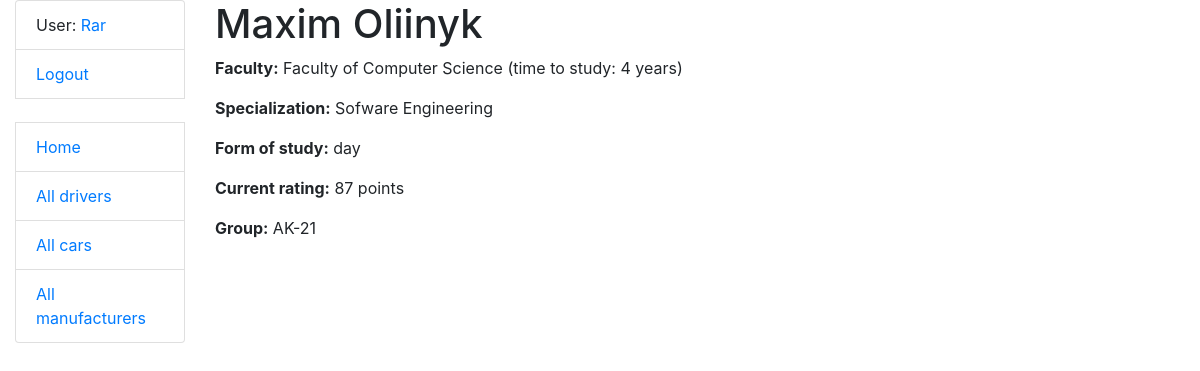
The app's page /students/3/ (signed in) with its own data.
### university_app/models.py (models this page shows, shortened)
class Student(AbstractUser):
    faculty = models.ForeignKey(Faculty, on_delete=models.PROTECT, related_name="students_faculty", null=True)
    specialization = models.ForeignKey(Specialization, on_delete=models.PROTECT, related_name="students_specialization", null=True)
    form_of_study = models.CharField(max_length=255)
    current_rating = models.PositiveIntegerField(default=0)
    group = models.ForeignKey("Group", on_delete=models.PROTECT, related_name="students_group", null=True)

class Faculty(models.Model):
    name = models.CharField(max_length=255, unique=True)
    time_to_study = models.IntegerField()

class Specialization(models.Model):
    name = models.CharField(max_length=255)
    educational_program = models.CharField(max_length=255)
    subjects = models.ManyToManyField("Subject", related_name="specializations_subjects")
    faculty = models.ForeignKey(Faculty, on_delete=models.PROTECT, related_name="specializations_faculty")

class Group(models.Model):
    name = models.CharField(max_length=255, unique=True)
    amount_of_students = models.PositiveIntegerField()

### university_app/views.py (the view)
# urls.py: path("students/<int:pk>/", StudentDetailView.as_view(), name="student-detail"),
class StudentDetailView(LoginRequiredMixin, generic.DetailView):
    model = Student

### templates/university_app/student_detail.html
{% extends "base.html" %}
{% block content %}
  <h1>{{ student.first_name }} {{ student.last_name }}</h1>
  <p><strong>Faculty:</strong> {{ student.faculty.name }} (time to study: {{ student.faculty.time_to_study }} years)</p>
  <p><strong>Specialization:</strong> {{ student.specialization.name }}</p>
  <p><strong>Form of study:</strong> {{ student.form_of_study }}</p>
  <p><strong>Current rating:</strong> {{ student.current_rating }} points</p>
  <p><strong>Group:</strong> {{ student.group.name }}</p>
{% endblock %}

### templates/includes/sidebar.html
<ul class="sidebar-nav list-group">
  {% if user.is_authenticated %}
    <li class="list-group-item">User: <a href="{{ user.get_absolute_url }}">{{ user.get_username }}</a></li>
    <li class="list-group-item"><a href="{% url 'logout'%}?next={{request.path}}">Logout</a></li>
  {% else %}
    <li class="list-group-item"><a href="{% url 'login'%}?next={{request.path}}">Login</a></li>
  {% endif %}
  <br>
  <li class="list-group-item"><a href="{% url 'taxi:index' %}">Home</a></li>
  <li class="list-group-item"><a href="{% url 'taxi:driver-list' %}">All drivers</a></li>
  <li class="list-group-item"><a href="{% url 'taxi:car-list' %}">All cars</a></li>
  <li class="list-group-item"><a href="{% url 'taxi:manufacturer-list' %}">All manufacturers</a></li>
</ul>

### records on screen
Student: get_username "Rar"
Student: first_name "Maxim", last_name "Oliinyk", faculty.name "Faculty of Computer Science", faculty.time_to_study "4", specialization.name "Sofware Engineering", form_of_study "day", current_rating "87", group.name "AK-21"
